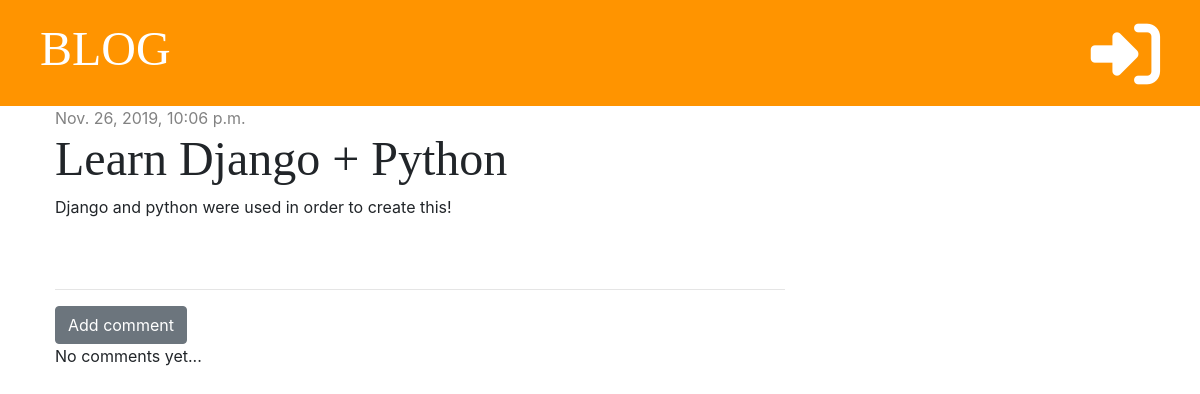
/post/1/, run on an earlier commit of the app's database.
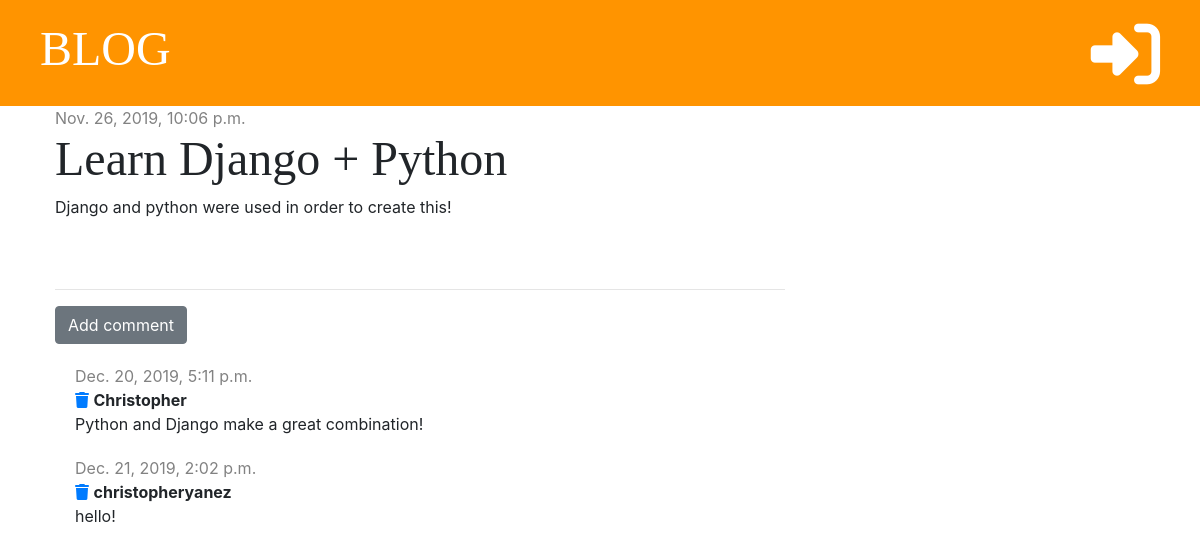
And on a later commit of the database.
### blog/models.py (models this page shows, shortened)
class Comment(models.Model):
    post = models.ForeignKey('blog.Post', on_delete=models.CASCADE, related_name='comments')
    author = models.CharField(max_length=200)
    text = models.TextField()
    created_date = models.DateTimeField(default=timezone.now)

### blog/views.py (the view)
# urls.py: path('post/<int:pk>/', views.post_detail, name='post_detail'),
def post_detail(request, pk):
    post = get_object_or_404(Post, pk=pk)
    stuff_for_frontend = {'post': post}
    return render(request, 'blog/post_detail.html', stuff_for_frontend)

### blog/templates/blog/post_detail.html (shortened to what this page needs)
{% extends 'blog/base.html' %}
{% block content %}
    <div class="post">
        {% if post.published_date %}
            <div class="date">
                {{ post.published_date }}
            </div>
        {% else %}
            <a href="{% url 'post_publish' pk=post.pk %}" class="btn btn-primary">Publish</a>
        {% endif %}
        <h1>{{ post.title }}</h1>
        <p>{{ post.text|linebreaksbr }}</p>
    </div>
    <hr>
    <a href="{% url 'add_comment_to_post' pk=post.pk %}" class="btn btn-secondary">Add comment</a>
    {% for comment in post.comments.all %}
        <div class="comment">
            <div class="date">
                {{ comment.created_date }}
            </div>
            <a href="{% url 'comment_remove' pk=comment.pk %}"><i class="fas fa-trash"></i></a>
            <strong>{{ comment.author }}</strong>
            <p>{{ comment.text }}</p>
        </div>
    {% empty %}
        <p>No comments yet...</p>
    {% endfor %}
{% endblock %}

What changed in the data, as far as the page shows it:
added Comment: created_date "Dec. 20, 2019, 5:11 p.m.", author "Christopher", text "Python and Django make a great combination!"
added Comment: created_date "Dec. 21, 2019, 2:02 p.m.", author "christopheryanez", text "hello!"
Also different on the page:
text no longer shown: "No comments yet..."
